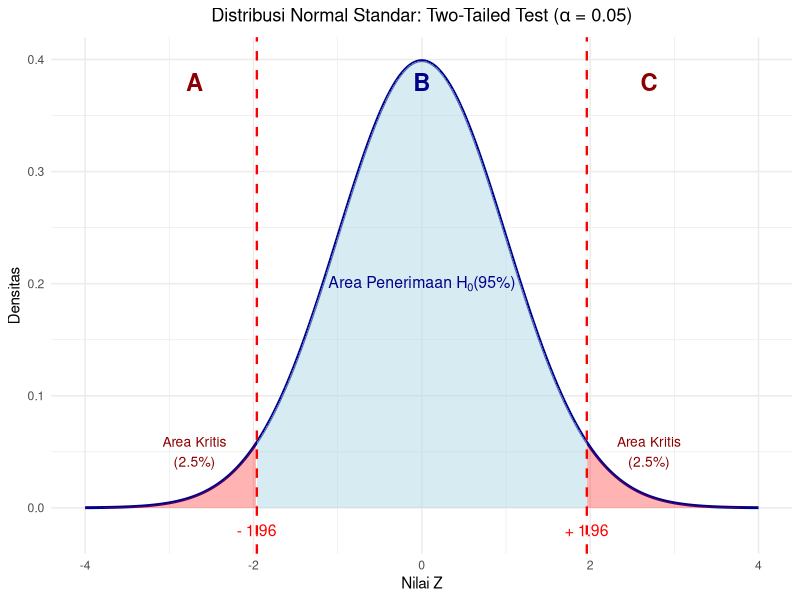
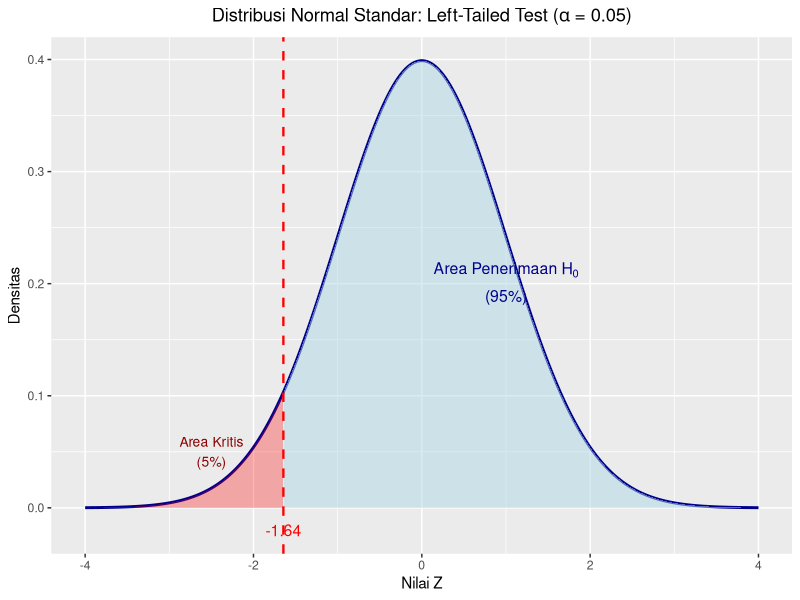
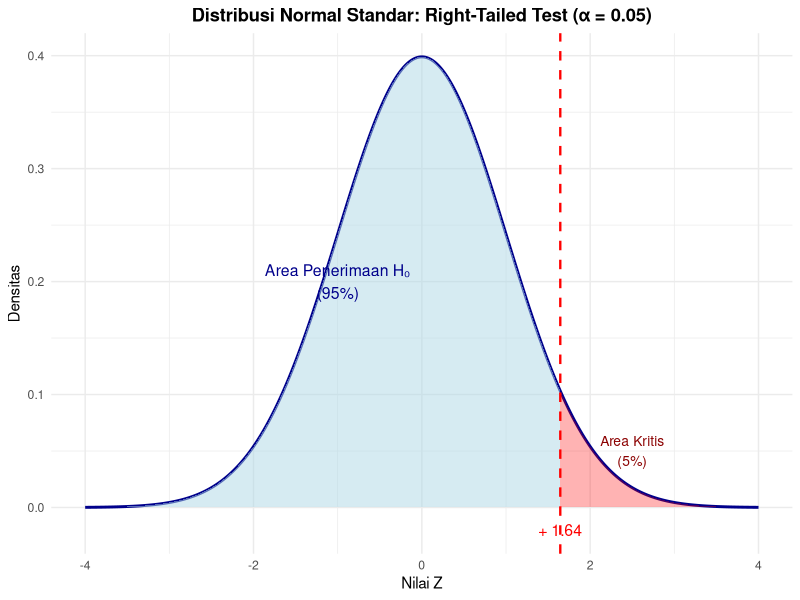

Write R code to recreate these figures, in order.
## ---- chunk 1
library(tidyverse)
library(readr)
library(stats)
## ---- chunk 2
data_mahasiswa <- read_csv2("datasets/data_mahasiswa.csv")
## ---- chunk 3
library(ggplot2)
# Data untuk kurva normal
x <- seq(-4, 4, length.out = 1000)
y <- dnorm(x)
df_normal <- data.frame(x = x, y = y)
# Z kritis untuk alpha = 0.05 two-tailed
z_kritis <- qnorm(0.975) # 1.96
ggplot(df_normal, aes(x = x, y = y)) +
  # Kurva normal
  geom_line(size = 1, color = "darkblue") +

  # Area penerimaan H0 (tengah)
  geom_area(
    data = subset(df_normal, x >= -z_kritis & x <= z_kritis),
    aes(x = x, y = y), fill = "lightblue", alpha = 0.5
  ) +

  # Area kritis kiri
  geom_area(
    data = subset(df_normal, x <= -z_kritis),
    aes(x = x, y = y), fill = "red", alpha = 0.3
  ) +

  # Area kritis kanan
  geom_area(
    data = subset(df_normal, x >= z_kritis),
    aes(x = x, y = y), fill = "red", alpha = 0.3
  ) +

  # Garis vertikal untuk Z kritis
  geom_vline(
    xintercept = c(-z_kritis, z_kritis),
    linetype = "dashed", color = "red", size = 0.8
  ) +

  # Anotasi
  annotate("text",
    x = -z_kritis, y = -0.02,
    label = paste("-", round(z_kritis, 2)), size = 4, color = "red"
  ) +
  annotate("text",
    x = z_kritis, y = -0.02,
    label = paste("+", round(z_kritis, 2)), size = 4, color = "red"
  ) +
  annotate("text",
    x = -2.7, y = 0.05,
    label = "Area Kritis\n(2.5%)", size = 3.5, color = "darkred"
  ) +
  annotate("text",
    x = 2.7, y = 0.05,
    label = "Area Kritis\n(2.5%)", size = 3.5, color = "darkred"
  ) +
  annotate("text",
    x = 0, y = 0.2,
    label = expression("Area Penerimaan " * H[0] * " \n(95%)"), size = 4, color = "darkblue"
  ) +

  # Label segmen A, B, C
  annotate("text",
    x = -2.7, y = 0.38,
    label = "A", size = 6, color = "darkred", fontface = "bold"
  ) +
  annotate("text",
    x = 0, y = 0.38,
    label = "B", size = 6, color = "darkblue", fontface = "bold"
  ) +
  annotate("text",
    x = 2.7, y = 0.38,
    label = "C", size = 6, color = "darkred", fontface = "bold"
  ) +

  # Tema
  labs( # Menggunakan expression() untuk merender simbol alpha
    title = expression("Distribusi Normal Standar: Two-Tailed Test (" * alpha * " = 0.05)"),
    x = "Nilai Z",
    y = "Densitas"
  ) +
  theme_minimal() +
  theme(plot.title = element_text(hjust = 0.5, face = "bold"))
## ---- chunk 4
# Z kritis untuk left-tailed
z_kritis_left <- qnorm(0.05) # -1.64
ggplot(df_normal, aes(x = x, y = y)) +
  geom_line(size = 1, color = "darkblue") +

  # Area penerimaan $H_0$ (kanan)
  geom_area(
    data = subset(df_normal, x >= z_kritis_left),
    aes(x = x, y = y), fill = "lightblue", alpha = 0.5
  ) +

  # Area kritis kiri
  geom_area(
    data = subset(df_normal, x <= z_kritis_left),
    aes(x = x, y = y), fill = "red", alpha = 0.3
  ) +

  # Garis vertikal
  geom_vline(
    xintercept = z_kritis_left,
    linetype = "dashed", color = "red", size = 0.8
  ) +

  # Anotasi
  annotate("text",
    x = z_kritis_left, y = -0.02,
    label = round(z_kritis_left, 2), size = 4, color = "red"
  ) +
  annotate("text",
    x = -2.5, y = 0.05,
    label = "Area Kritis\n(5%)", size = 3.5, color = "darkred"
  ) +
  annotate("text",
    x = 1, y = 0.2,
    label = expression(atop("Area Penerimaan " * H[0], "(95%)")), size = 4, color = "darkblue"
  ) +
  labs(
    title = "Distribusi Normal Standar: Left-Tailed Test (α = 0.05)",
    x = "Nilai Z",
    y = "Densitas"
  ) +
  labs(title = expression("Distribusi Normal Standar: Left-Tailed Test (" * alpha * " = 0.05)")) + # Menggunakan expression() untuk merender simbol alpha
  theme(plot.title = element_text(hjust = 0.5, face = "bold"))
## ---- chunk 5
# Z kritis untuk right-tailed
z_kritis_right <- qnorm(0.95) # 1.64
ggplot(df_normal, aes(x = x, y = y)) +
  geom_line(size = 1, color = "darkblue") +

  # Area penerimaan H0 (kiri)
  geom_area(
    data = subset(df_normal, x <= z_kritis_right),
    aes(x = x, y = y), fill = "lightblue", alpha = 0.5
  ) +

  # Area kritis kanan
  geom_area(
    data = subset(df_normal, x >= z_kritis_right),
    aes(x = x, y = y), fill = "red", alpha = 0.3
  ) +

  # Garis vertikal
  geom_vline(
    xintercept = z_kritis_right,
    linetype = "dashed", color = "red", size = 0.8
  ) +

  # Anotasi
  annotate("text",
    x = z_kritis_right, y = -0.02,
    label = paste("+", round(z_kritis_right, 2)), size = 4, color = "red"
  ) +
  annotate("text",
    x = 2.5, y = 0.05,
    label = "Area Kritis\n(5%)", size = 3.5, color = "darkred"
  ) +
  annotate("text",
    x = -1, y = 0.2,
    label = "Area Penerimaan H₀\n(95%)", size = 4, color = "darkblue"
  ) +
  labs(
    title = "Distribusi Normal Standar: Right-Tailed Test (α = 0.05)",
    x = "Nilai Z",
    y = "Densitas"
  ) +
  theme_minimal() +
  theme(plot.title = element_text(hjust = 0.5, face = "bold"))
## ---- chunk 6
# Membuat fungsi uji hipotesis (hypothesis testing, ht) untuk rata-rata (mean)
# dengan 1 populasi (1pop)
# Keterangan input:
#   - xbar : statistik rata-rata
#   - mu   : parameter rata-rata
#   - sd   : statistik simpangan baku
#   - n    : ukuran sampel
ht_mean_1pop <- function(xbar, mu, sd, n) {
  se <- sd / sqrt(n) # menghitung standard error untuk rata-rata
  z_hitung <- (xbar - mu) / se # menghitung nilai Z dari statistik
  return(z_hitung)
}
## ---- chunk 7
# Mendeklarasikan variabel-variabel yang akan diuji
# Menghitung rata-rata dari kolom jarak_km pada data data_mahasiswa.
sample_mean <- mean(data_mahasiswa$jarak_km)

# Nilai hipotesis μ₀ yang ingin diuji.
pop_mean <- 4.0

# Menghitung simpangan baku dari kolom jarak_km pada data data_mahasiswa.
sample_sd <- sd(data_mahasiswa$jarak_km)

# Menghasilkan data frame ringkasan dataset dengan menghitung jumlah mahasiswa sebagai ukuran sampel
ukuran_sampel <- data_mahasiswa |>
  summarize(ukuran_sampel = n())

# Menyimpan angka jumlah mahasiswa sebagai variabel n
# mengekstrak angka dari tabel menjadi nilai tunggal (scalar) agar bisa
# dipakai dalam perhitungan berikutnya.
ukuran_sampel <- ukuran_sampel$ukuran_sampel

# Menampilkan variabel-variabel yang akan diuji
cat(
  "Rata-rata jarak sampel adalah", sample_mean, "km.",
  "\nParameter rata-rata jarak yang diuji adalah", pop_mean, "km.",
  "\nSimpangan baku jarak sampel adalah", sample_sd, "km.",
  "\nUkuran sampel adalah", ukuran_sampel, "orang."
)
## ---- chunk 8
# Menghitung nilai statistik uji Z
z_mean_jarak <- ht_mean_1pop(sample_mean, pop_mean, sample_sd, ukuran_sampel)

# Menentukan jenis pengujian
jenis_uji <- "satu ekor kiri"

# Menentukan tingkat signifikansi
alpha <- 0.05

# Menentukan apakah hipotesis kosong ditolak atau gagal ditolak
if (jenis_uji == "dua ekor") {
  if (abs(z_mean_jarak) < abs(qnorm(alpha / 2))) {
    tolak_h0 <- FALSE
    cat("gagal menolak hipotesis kosong. Perbedaan rata-rata sampel", round(sample_mean, 2), "dengan", pop_mean, "hanyalah kebetulan")
  } else {
    tolak_h0 <- TRUE
    cat("menolak hipotesis kosong. Rata-rata jarak pada sampel mahasiswa sebesar", round(sample_mean, 2), "km menunjukkan perbedaan yang signifikan")
  }
} else if (jenis_uji == "satu ekor kiri") {
  if (z_mean_jarak > qnorm(alpha)) {
    tolak_h0 <- FALSE
    cat("gagal menolak hipotesis kosong. Perbedaan rata-rata sampel", round(sample_mean, 2), "dengan", pop_mean, "hanyalah kebetulan")
  } else {
    tolak_h0 <- TRUE
    cat("menolak hipotesis kosong. Rata-rata jarak pada sampel mahasiswa sebesar", round(sample_mean, 2), "km menunjukkan perbedaan yang signifikan")
  }
} else if (jenis_uji == "satu ekor kanan") {
  if (z_mean_jarak < qnorm(1 - alpha)) {
    tolak_h0 <- FALSE
    cat("gagal menolak hipotesis kosong. Perbedaan rata-rata sampel", round(sample_mean, 2), "dengan", pop_mean, "hanyalah kebetulan")
  } else {
    tolak_h0 <- TRUE
    cat("menolak hipotesis kosong. Rata-rata jarak pada sampel mahasiswa sebesar", round(sample_mean, 2), "km menunjukkan perbedaan yang signifikan")
  }
}
## ---- chunk 9
# Membuat fungsi uji hipotesis (hypothesis testing, ht) untuk proporsi (prop)
# dengan 1 populasi (1pop)
# Keterangan input:
#   - p_hat : statistik proporsi sampel
#   - P     : parameter proporsi populasi yang diuji
#   - n     : ukuran sampel
ht_prop_1pop <- function(p_hat, P, n) {
  se <- sqrt((P * (1 - P)) / n) # menghitung standard error untuk proporsi
  z_hitung <- (p_hat - P) / se # menghitung nilai Z dari statistik
  return(z_hitung)
}
## ---- chunk 10
summarize_tempat_tinggal <- data_mahasiswa |>
  group_by("Tipe tinggal" = tipe_tinggal_baku) |>
  summarize("Jumlah" = n()) |>
  mutate("proporsi" = Jumlah / sum(Jumlah))

summarize_tempat_tinggal
## ---- chunk 11
proporsi_kos_asrama <- summarize_tempat_tinggal$proporsi[1]
proporsi_kos_asrama
## ---- chunk 12
# Mendeklarasikan variabel-variabel yang akan diuji
sample_prop <- proporsi_kos_asrama
pop_prop <- 0.5

# Menghasilkan data frame ringkasan dataset dengan menghitung jumlah mahasiswa sebagai ukuran sampel
ukuran_sampel <- data_mahasiswa |>
  summarize(ukuran_sampel = n())
# Menyimpan angka jumlah mahasiswa sebagai variabel n
ukuran_sampel <- ukuran_sampel$ukuran_sampel

# Menampilkan variabel-variabel yang akan diuji
cat(
  "Proporsi penghuni Kos/Asrama sampel adalah", sample_prop,
  "\nParameter proporsi penghuni Kos/Asrama yang diuji adalah", pop_prop,
  "\nUkuran sampel adalah", ukuran_sampel, "orang."
)
## ---- chunk 13
# Menghitung nilai statistik uji Z
z_prop_kos <- ht_prop_1pop(sample_prop, pop_prop, ukuran_sampel)

# Menentukan jenis pengujian
jenis_uji <- "dua ekor"

# Menentukan tingkat signifikansi
alpha <- 0.10

# Menentukan apakah hipotesis kosong ditolak atau gagal ditolak
if (jenis_uji == "dua ekor") {
  if (abs(z_prop_kos) < abs(qnorm(alpha / 2))) {
    tolak_h0 <- FALSE
    cat("gagal menolak hipotesis kosong. Perbedaan proporsi penghuni Kos/Asrama sebanyak", round(sample_prop, 3), "dari", pop_prop, "hanyalah kebetulan")
  } else {
    tolak_h0 <- TRUE
    cat("menolak hipotesis kosong. Proporsi penghuni Kos/Asrama sebanyak", round(sample_prop, 3), "menunjukkan perbedaan yang signifikan dari", pop_prop)
  }
} else if (jenis_uji == "satu ekor kiri") {
  if (z_prop_kos > qnorm(alpha)) {
    tolak_h0 <- FALSE
    cat("gagal menolak hipotesis kosong. Perbedaan proporsi penghuni Kos/Asrama sebanyak", round(sample_prop, 3), "dari", pop_prop, "hanyalah kebetulan")
  } else {
    tolak_h0 <- TRUE
    cat("menolak hipotesis kosong. Proporsi penghuni Kos/Asrama sebanyak", round(sample_prop, 3), "secara signifikan lebih kecil dari", pop_prop)
  }
} else if (jenis_uji == "satu ekor kanan") {
  if (z_prop_kos < qnorm(1 - alpha)) {
    tolak_h0 <- FALSE
    cat("gagal menolak hipotesis kosong. Perbedaan proporsi penghuni Kos/Asrama sebanyak", round(sample_prop, 3), "dari", pop_prop, "hanyalah kebetulan")
  } else {
    tolak_h0 <- TRUE
    cat("menolak hipotesis kosong. Proporsi penghuni Kos/Asrama sebanyak", round(sample_prop, 3), "secara signifikan lebih besar dari", pop_prop)
  }
}
